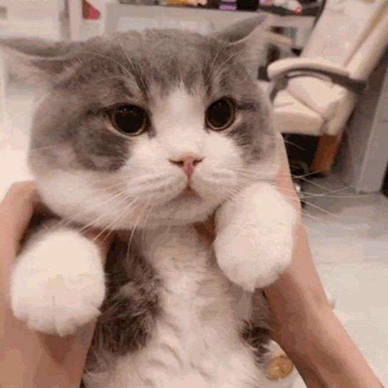
#> input picture Assignment 2/cat_10.png, 388 x 388 px, shrunk from 512 x 512 before the run; the run also reads 1 picture not shown here
$ jupyter execute lab2.ipynb
#> lines starting #> are read from the running program, lines starting #| are printed output that depends on the picture
# PRML Assignment 2 - Image Compression

[cell 1]
import numpy as np
import matplotlib.pyplot as plt
from PIL import Image

[cell 2]
def read_image(path):
#> called with path = 'cat_10.png'
    img = Image.open(path).convert('L')
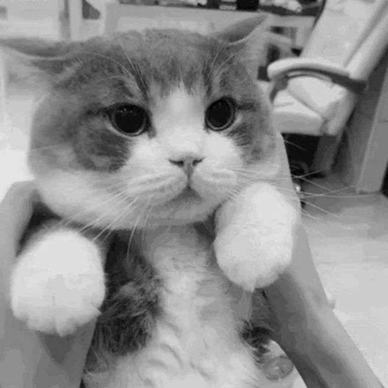
#> img: PIL image 388x388 L; min 1, max 234, mean 141.6
    return np.array(img, dtype=float)
#| Square image shape: (388, 388)

[cell 3]
def get_evd(img_matrix):
    vals, vecs = np.linalg.eig(img_matrix)
    idx = np.argsort(np.abs(vals))[::-1]
#> idx = 388 values, max 387 at index 387, min 0 at index 0, mean 193.5
    sorted_vals = vals[idx]
    sorted_vecs = vecs[:, idx]
    v_inv = np.linalg.inv(sorted_vecs)
    return sorted_vals, sorted_vecs, v_inv

def get_svd(img_matrix):
    u, s, vt = np.linalg.svd(img_matrix, full_matrices=False)
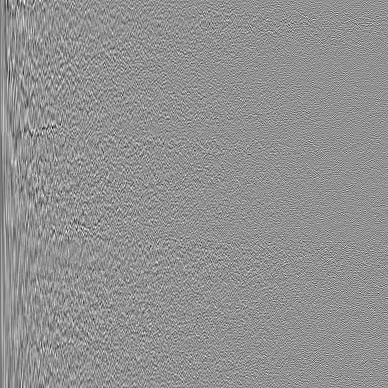
#> u: shape (388, 388) float64; min -0.314, max 0.236, mean -0.000136; drawn with min black and max white
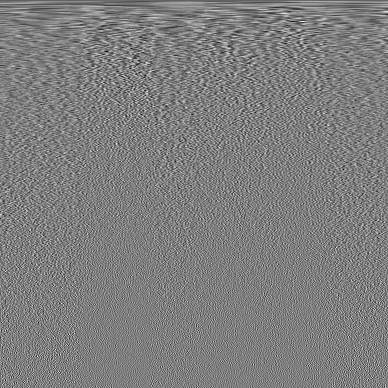
#> vt: shape (388, 388) float64; min -0.247, max 0.25, mean -0.000143; drawn with min black and max white
#> s = 388 values, max 55831.9 at index 0, min 0.0661 at index 387, mean 383.5
    return u, s, vt

[cell 4]
def recon_evd(vals, vecs, v_inv, k):
    if k > 0 and k < len(vals) and np.isclose(vals[k], np.conj(vals[k - 1])):
        k += 1

    D_k = np.diag(vals[:k])
    V_k = vecs[:, :k]
    res = V_k @ D_k @ v_inv[:k, :]

    max_imag = np.max(np.abs(res.imag))
    if max_imag > 1e-9:
        print(f"Imaginary Part Found (k={k}): {max_imag}")

    return np.real(res)

def recon_svd(u, s, vt, k):
    return u[:, :k] @ np.diag(s[:k]) @ vt[:k, :]

[cell 5]
def calculate_error(orig, recon):
    return np.linalg.norm(orig - recon, 'fro')

def display_results(orig, recon, k, method):
    diff = np.abs(orig - recon)
    err = calculate_error(orig, recon)

    fig, ax = plt.subplots(1, 3, figsize=(15, 5))
    ax[0].imshow(orig, cmap='gray')
    ax[0].set_title("Original")
    ax[0].axis('off')

    ax[1].imshow(np.clip(recon, 0, 255), cmap='gray')
    ax[1].set_title(f"{method} Reconstruction (k={k})")
    ax[1].axis('off')

    ax[2].imshow(diff, cmap='gray')
    ax[2].set_title(f"Error: {err:.2f}")
    ax[2].axis('off')

    plt.show()

### 1. Square Image Analysis

[cell 6]
cat_square = read_image("cat_10.png")
print("Square image shape:", cat_square.shape)

if cat_square.shape[0] == cat_square.shape[1]:
    vals, vecs, v_inv = get_evd(cat_square)
    u, s, vt = get_svd(cat_square)
    k_list = [10, 50, 100]

    print("\n EVD Results ")
    for k in k_list:
        recon = recon_evd(vals, vecs, v_inv, k)
        display_results(cat_square, recon, k, "EVD")
#> this loop made 3 passes
#> (max_imag in recon_evd, err in display_results) on passes 1 to 3: (5.7e-11, 10008.7), (5.7e-11, 3994), (5.65e-11, 2400.7)
#> pass 1, in display_results, `diff = np.abs(orig - recon)`:
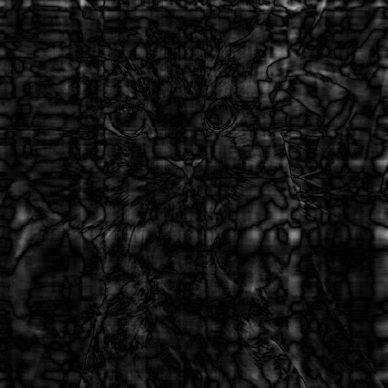
#> diff: shape (388, 388) float64; min 0.000441, max 172.4, mean 19.3
#> pass 1, in display_results, `plt.show()`:
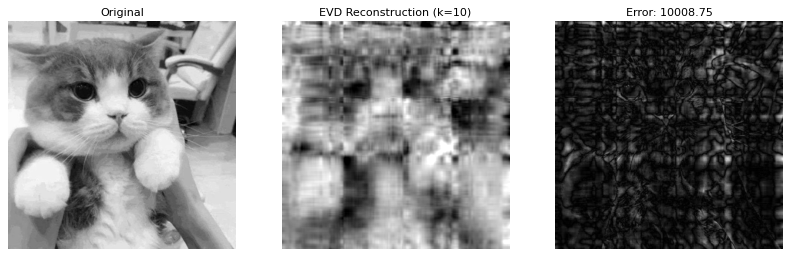
#> figure drawn by matplotlib, 3 panels

    print("\n SVD Results ")
    for k in k_list:
        recon = recon_svd(u, s, vt, k)
        display_results(cat_square, recon, k, "SVD")
#> this loop made 3 passes
#> err in display_results on passes 1 to 3: 5475.2, 1571.7, 746.6
#> pass 1, in display_results (call 4), `diff = np.abs(orig - recon)`:
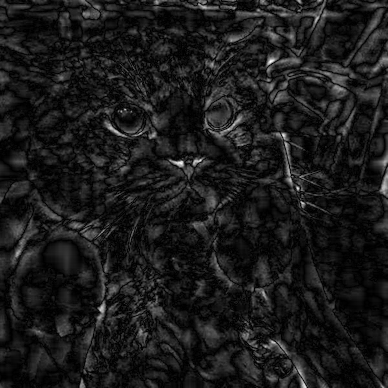
#> diff: shape (388, 388) float64; min 6.09e-07, max 98.56, mean 10.6; drawn with min black and max white

[cell 7]
max_k = min(cat_square.shape)
#> max_k = 388
ks = list(range(1, max_k + 1))
#> ks = 388 values from 1 to 388

err_evd = [calculate_error(cat_square, recon_evd(vals, vecs, v_inv, k)) for k in ks]
#> in recon_evd (call 7), `max_imag = np.max(np.abs(res.imag))`: max_imag = 5.44e-11
#> in recon_evd (call 7), `return np.real(res)`:
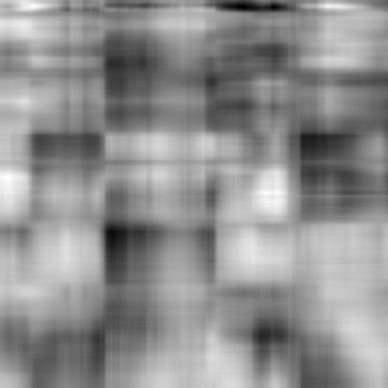
#> returned value: shape (388, 388) float64; min -10.29, max 259.2, mean 141.7; drawn with min black and max white
#> in recon_evd (call 33), `k += 1`: k = 31
#> in recon_evd (call 33), `max_imag = np.max(np.abs(res.imag))`: max_imag = 5.9e-11
#> in recon_evd (call 33), `return np.real(res)`:
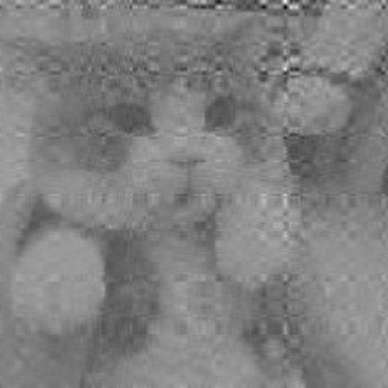
#> returned value: shape (388, 388) float64; min -278.1, max 551.9, mean 141.6; drawn with min black and max white
#> in recon_evd (call 40), `k += 1`: k = 38
#> in recon_evd (call 40), `max_imag = np.max(np.abs(res.imag))`: max_imag = 5.7e-11
#> in recon_evd (call 40), `return np.real(res)`:
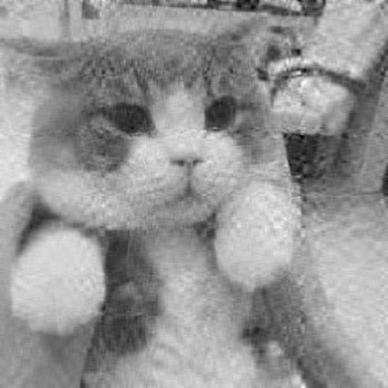
#> returned value: shape (388, 388) float64; min -48.52, max 275.8, mean 141.6; drawn with min black and max white
#> err_evd = 388 values, max 17984.4 at index 0, min 6.87e-09 at index 387, mean 2175.1
err_svd = [calculate_error(cat_square, recon_svd(u, s, vt, k)) for k in ks]
#> in recon_svd (call 11), `return u[:, :k] @ np.diag(s[:k]) @ vt[:k, :]`:
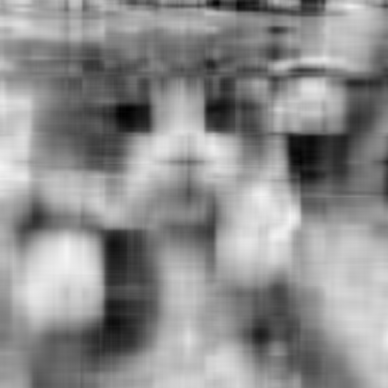
#> returned value: shape (388, 388) float64; min 0.907, max 244.1, mean 141.6
#> err_svd = 388 values, max 17954 at index 0, min 5.36e-10 at index 387, mean 807

plt.figure(figsize=(8, 5))
plt.plot(ks, err_evd, label="EVD", color='blue')
plt.plot(ks, err_svd, label="SVD", color='orange', linestyle='--')
plt.xlabel("Number of components (k)")
plt.ylabel("Frobenius Norm")
plt.title("Reconstruction Error vs k (Square Image)")
plt.legend()
plt.grid(True, alpha=0.3)
plt.show()

### 2. Rectangular Image Analysis

[cell 8]
cat_rect = read_image("cat_10 (1).png")
print("Rectangular image shape:", cat_rect.shape)
#| Rectangular image shape: (727, 970)

u_rect, s_rect, vt_rect = get_svd(cat_rect)
#> s_rect = 727 values, max 118006.8 at index 0, min 2.43 at index 726, mean 374.6
max_k_rect = min(cat_rect.shape)
#> max_k_rect = 727

for k in k_list:
    if k <= max_k_rect:
        recon = recon_svd(u_rect, s_rect, vt_rect, k)
        display_results(cat_rect, recon, k, "SVD")
#> this loop made 3 passes
#> err in display_results on passes 1 to 3: 9230.4, 2633.6, 1200.3

[cell 9]
ks_rect = list(range(1, max_k_rect + 1))
#> ks_rect = 727 values from 1 to 727
err_svd_rect = [calculate_error(cat_rect, recon_svd(u_rect, s_rect, vt_rect, k)) for k in ks_rect]
#> err_svd_rect = 727 values, max 28278.1 at index 0, min 3.9e-10 at index 726, mean 849.6

plt.figure(figsize=(8, 5))
plt.plot(ks_rect, err_svd_rect, label="SVD", color='green')
plt.xlabel("Number of components (k)")
plt.ylabel("Frobenius Norm")
plt.title("Reconstruction Error vs k (Rectangular Image)")
plt.legend()
plt.grid(True, alpha=0.3)
plt.show()
